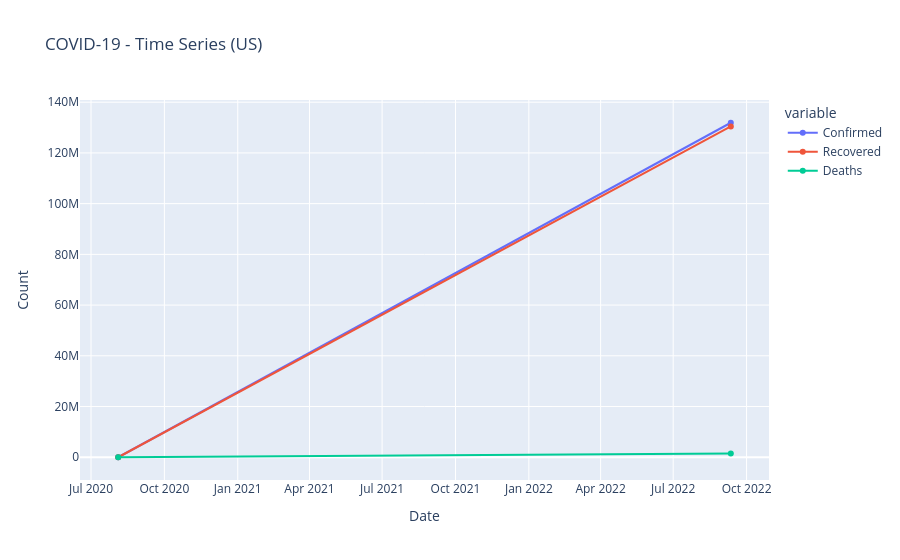

The cell this chart's notebook holds for it:
### Markdown cell above
# Search Function
Doormiddel van een zoekfunctie kan de gebruiker een specifieke regio zoeken in de dataset. Als er geen zoekterm wordt opgegeven, worden alle regio's weergegeven.

### Code cell
# Visualisaties - Top 10 Bar Chart, Bubble Map en Time Series

try:
    import plotly.express as px
    _HAS_PLOTLY = True
except ImportError:
    px = None
    _HAS_PLOTLY = False

# Vraag welk land voor time series
country_ts = input("Enter country name for time series (leave blank for global): ").strip()

# 1) Global Top 10 bar chart - sorted descending (high to low)
agg_all = df.groupby('Country_Region', as_index=False).agg({
    'Confirmed': 'sum',
    'Recovered': 'sum',
    'Deaths': 'sum'
}).sort_values('Deaths', ascending=False).head(10)

plot_df = agg_all.set_index('Country_Region')[['Confirmed', 'Recovered', 'Deaths']]
ax = plot_df.plot(kind='bar', stacked=False, figsize=(12, 6), color=['#6baed6', '#74c476', '#de2d26'])
ax.set_title('COVID-19 - Top 10')
ax.set_xlabel('Country / Region')
ax.set_ylabel('Counts')
plt.xticks(rotation=45, ha='right')
plt.legend(loc='upper right')
plt.grid(axis='y', alpha=0.6)
plt.tight_layout()
plt.show()

# 2) Choropleth Map - Globale kaart met landgrenzen (geen country filter)
if _HAS_PLOTLY:
    try:
        agg_bubble = df.groupby('Country_Region', as_index=False).agg({
            'Confirmed': 'sum',
            'Recovered': 'sum',
            'Deaths': 'sum'
        })

        fig = px.choropleth(
            agg_bubble,
            locations='Country_Region',
            locationmode='country names',
            color='Confirmed',
            hover_name='Country_Region',
            hover_data={'Confirmed': ':.0f', 'Recovered': ':.0f', 'Deaths': ':.0f', 'Country_Region': False},
            color_continuous_scale='Blues',
            title='COVID-19 - Confirmed Cases by Country (Global)',
        )
        fig.update_layout(coloraxis_colorbar=dict(title='Confirmed'))
        fig.show()
    except Exception as e:
        print('map failed:', e)
else:
    print('Plotly not installed - bubble map skipped')

# 3) Time Series - Country specific of Global
try:
    # Filter by country if provided
    if country_ts:
        qlow = country_ts.lower()
        ts_data = df[df['Country_Region'].astype(str).str.lower().str.contains(qlow, na=False)]
        if ts_data.empty:
            print(f"⚠ Geen gegevens gevonden voor '{country_ts}'")
            ts_data = df
            country_ts = ''
    else:
        ts_data = df

    df_ts = ts_data.copy()
    df_ts['Last_Update'] = pd.to_datetime(df_ts['Last_Update'], errors='coerce')
    df_ts = df_ts.dropna(subset=['Last_Update'])

    ts = df_ts.groupby('Last_Update').agg({
        'Confirmed': 'sum',
        'Recovered': 'sum',
        'Deaths': 'sum'
    }).sort_index()

    if ts.empty:
        print('Geen geldige datagegevens voor time series')
    else:
        title_suffix = f' ({country_ts})' if country_ts else ' (Global)'

        if _HAS_PLOTLY:
            fig = px.line(
                ts.reset_index(),
                x='Last_Update',
                y=['Confirmed', 'Recovered', 'Deaths'],
                title=f'COVID-19 - Time Series{title_suffix}',
                labels={'Last_Update': 'Date', 'value': 'Count'}
            )
            fig.update_traces(mode='lines+markers')
            fig.show()
        else:
            plt.figure(figsize=(12, 6))
            plt.plot(ts.index, ts['Confirmed'], label='Confirmed', marker='o', color='#6baed6')
            plt.plot(ts.index, ts['Recovered'], label='Recovered', marker='o', color='#74c476')
            plt.plot(ts.index, ts['Deaths'], label='Deaths', marker='o', color='#de2d26')
            plt.title(f'COVID-19 - Time Series{title_suffix}')
            plt.xlabel('Date')
            plt.ylabel('Counts')
            plt.legend()
            plt.grid(alpha=0.3)
            plt.tight_layout()
            plt.show()
except Exception as e:
    print('Time series failed:', e)

### Figure 1 — Plotly figure (JSON) as saved in the notebook; plotly's stock layout.template omitted (floating-point values rounded to 4 significant figures)
{"data": [{"hovertemplate": "variable=Confirmed<br>Date=%{x}<br>Count=%{y}<extra></extra>", "legendgroup": "Confirmed", "line": {"color": "#636efa", "dash": "solid"}, "marker": {"symbol": "circle"}, "mode": "lines+markers", "name": "Confirmed", "orientation": "v", "showlegend": true, "x": ["2020-08-04T02:27:56.000000000", "2022-09-11T05:20:45.000000000"], "xaxis": "x", "y": [152, 131897010], "yaxis": "y", "type": "scatter"}, {"hovertemplate": "variable=Recovered<br>Date=%{x}<br>Count=%{y}<extra></extra>", "legendgroup": "Recovered", "line": {"color": "#EF553B", "dash": "solid"}, "marker": {"symbol": "circle"}, "mode": "lines+markers", "name": "Recovered", "orientation": "v", "showlegend": true, "x": ["2020-08-04T02:27:56.000000000", "2022-09-11T05:20:45.000000000"], "xaxis": "x", "y": [149, 130424815], "yaxis": "y", "type": "scatter"}, {"hovertemplate": "variable=Deaths<br>Date=%{x}<br>Count=%{y}<extra></extra>", "legendgroup": "Deaths", "line": {"color": "#00cc96", "dash": "solid"}, "marker": {"symbol": "circle"}, "mode": "lines+markers", "name": "Deaths", "orientation": "v", "showlegend": true, "x": ["2020-08-04T02:27:56.000000000", "2022-09-11T05:20:45.000000000"], "xaxis": "x", "y": [3, 1472195], "yaxis": "y", "type": "scatter"}], "layout": {"xaxis": {"anchor": "y", "domain": [0.0, 1.0], "title": {"text": "Date"}}, "yaxis": {"anchor": "x", "domain": [0.0, 1.0], "title": {"text": "Count"}}, "legend": {"title": {"text": "variable"}, "tracegroupgap": 0}, "title": {"text": "COVID-19 - Time Series (US)"}}}
